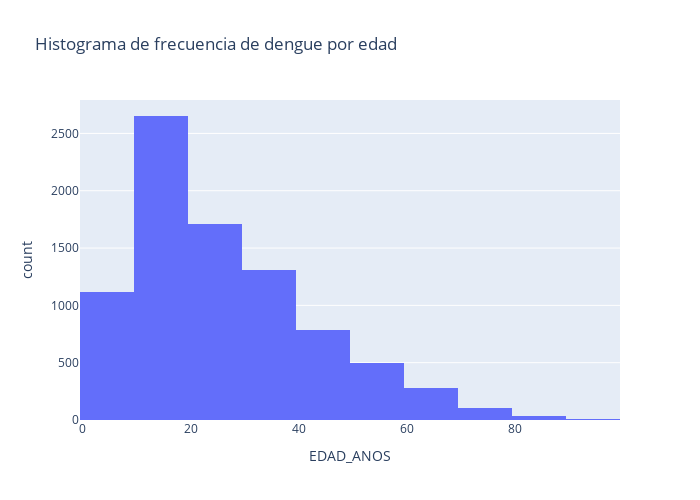

Notebook cell for this chart:
### Markdown cell above
También resulta interesante preguntarse que grupo de edad es el más afectado por dengue.

### Code cell
fig = px.histogram(df_aceptable, x="EDAD_ANOS", nbins=10, title = 'Histograma de frecuencia de dengue por edad')
fig.update_layout(
    width=700,
    height=500,
)
fig.show()

### Figure 1 — Plotly figure (JSON) as saved in the notebook; plotly's stock layout.template omitted (floating-point values rounded to 4 significant figures; data arrays with more than 128 entries replaced by an {"elided": "..."} marker saying what was removed)
{"data": [{"alignmentgroup": "True", "bingroup": "x", "hovertemplate": "EDAD_ANOS=%{x}<br>count=%{y}<extra></extra>", "legendgroup": "", "marker": {"color": "#636efa", "pattern": {"shape": ""}}, "name": "", "nbinsx": 10, "offsetgroup": "", "orientation": "v", "showlegend": false, "type": "histogram", "x": {"elided": "8495 int values"}, "xaxis": "x", "yaxis": "y"}], "layout": {"barmode": "relative", "height": 500, "legend": {"tracegroupgap": 0}, "title": {"text": "Histograma de frecuencia de dengue por edad"}, "width": 700, "xaxis": {"anchor": "y", "domain": [0, 1], "title": {"text": "EDAD_ANOS"}}, "yaxis": {"anchor": "x", "domain": [0, 1], "title": {"text": "count"}}}}
